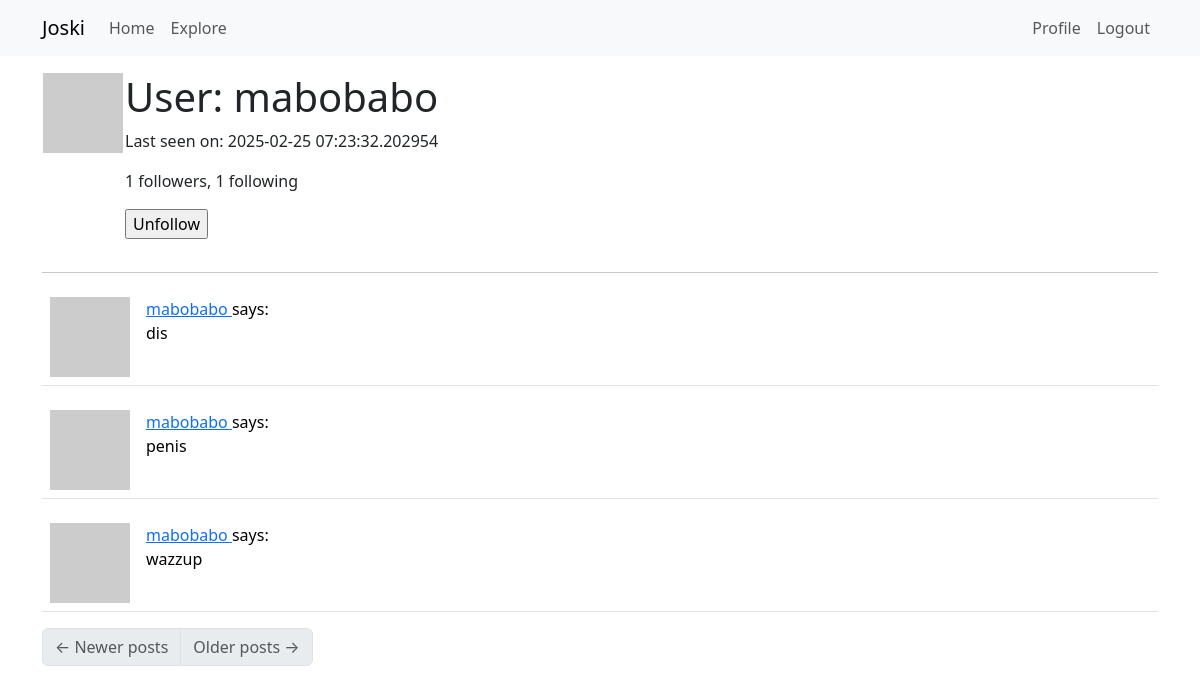
The app's page /user/mabobabo (signed in) with its own data.
### app/models.py (models this page shows, shortened)
class User(UserMixin, db.Model):
    id: saorm.Mapped[int] = saorm.mapped_column(primary_key=True)
    username: saorm.Mapped[str] = saorm.mapped_column(sa.String(64), index=True, unique=True)
    email: saorm.Mapped[str] = saorm.mapped_column(sa.String(120), index=True, unique=True)
    password_hash: saorm.Mapped[typing.Optional[str]] = saorm.mapped_column(sa.String(256))
    about_me: saorm.Mapped[typing.Optional[str]] = saorm.mapped_column(sa.String(140))
    last_seen: saorm.Mapped[typing.Optional[datetime]] = saorm.mapped_column(default=lambda: datetime.now(timezone.utc))
    posts: saorm.WriteOnlyMapped['Post'] = saorm.relationship(back_populates='author')
    following: saorm.WriteOnlyMapped['User'] = saorm.relationship(
        secondary=followers, primaryjoin=(followers.c.follower_id == id),
        secondaryjoin=(followers.c.followed_id == id),
        back_populates='followers')
    followers: saorm.WriteOnlyMapped['User'] = saorm.relationship(
        secondary=followers, primaryjoin=(followers.c.followed_id == id),
        secondaryjoin=(followers.c.follower_id == id),
        back_populates='following')
    def avatar(self, size):
        digest = md5(self.email.lower().encode('utf-8')).hexdigest()
        return f'https://www.gravatar.com/avatar/{digest}?d=identicon&s={size}'
    def is_following(self, user):
        query = self.following.select().where(User.id == user.id)
        return db.session.scalar(query) is not None
    def followers_count(self):
        query = sa.select(sa.func.count()).select_from(
            self.followers.select().subquery())
        return db.session.scalar(query)
    def following_count(self):
        query = sa.select(sa.func.count()).select_from(
            self.following.select().subquery())
        return db.session.scalar(query)

class Post(db.Model):
    id: saorm.Mapped[int] = saorm.mapped_column(primary_key=True)
    body: saorm.Mapped[str] = saorm.mapped_column(sa.String(140))
    timestamp: saorm.Mapped[datetime] = saorm.mapped_column(index=True, default=lambda: datetime.now(timezone.utc))
    user_id: saorm.Mapped[int] = saorm.mapped_column(sa.ForeignKey(User.id), index=True)
    author: saorm.Mapped[User] = saorm.relationship(back_populates='posts')

### app/routes/route.py (the view)
@bp.route('/user/<username>')
@login_required
def user(username):
    user = db.first_or_404(sa.select(User).where(User.username == username))
    page = request.args.get('page', 1, type=int)
    query = user.posts.select().order_by(Post.timestamp.desc())
    posts = db.paginate(query, page=page,
                        per_page=current_app.config['POSTS_PER_PAGE'],
                        error_out=False)
    next_url = url_for('routes.user', username=user.username, page=posts.next_num) \
        if posts.has_next else None
    prev_url = url_for('routes.user', username=user.username, page=posts.prev_num) \
        if posts.has_prev else None
    form = EmptyForm()
    return render_template('user.html', user=user, posts=posts,
                           next_url=next_url, prev_url=prev_url, form=form)

### app/forms.py
class EmptyForm(FlaskForm):
    submit = SubmitField('Submit')

### app/models.py (called while the page is built)
@login.user_loader
def load_user(id):
    return db.session.get(User, int(id))

### app/routes/route.py (called while the page is built)
@bp.before_request # means before view func
def before_request():
    if current_user.is_authenticated:
        current_user.last_seen = datetime.now(timezone.utc)
        db.session.commit()

### app/templates/user.html (shortened to what this page needs)
{% extends "base.html" %}
{% block content %}
    <table>
        <tr valign="top">
            <td><img src="{{ user.avatar(128) }}"></td>
            <td>
                <h1>User: {{ user.username }}</h1>
                {% if user.last_seen %} <p>Last seen on: {{ user.last_seen }} </p> {% endif %}
                <p>{{ user.followers_count() }} followers, {{ user.following_count() }} following</p>
                {% if user == current_user %}
                    <p><a href="{{ url_for('routes.edit_profile') }}">Edit your profile</a></p>
                {% else %}
                <p>
                    <form action="{{ url_for('routes.unfollow', username=user.username) }}" method="post">
                        {{ form.submit(value='Unfollow') }}
                    </form>
                </p>
                {% endif %}
            </td>
        </tr>
    </table>
    <hr>
    {% for post in posts %}
        {% include '_post.html' %}
    {% endfor %}
    <nav aria-label="Post navigation">
        <ul class="pagination">
            <li class="page-item{% if not prev_url %} disabled{% endif %}">
                <a class="page-link" href="{{ prev_url }}">
                    <span aria-hidden="true">&larr;</span> Newer posts
                </a>
            </li>
            <li class="page-item{% if not next_url %} disabled{% endif %}">
                <a class="page-link" href="{{ next_url }}">
                    Older posts <span aria-hidden="true">&rarr;</span>
                </a>
            </li>
        </ul>
    </nav>
{% endblock %}

### app/templates/_post.html
<table class="table table-hover">
    <tr>
        <td width="70px">
            <a href="{{ url_for('routes.user', username=post.author.username) }}">
                <img src="{{ post.author.avatar(70) }}" />
            </a>
        </td>
        <td>
            <a href="{{ url_for('routes.user', username=post.author.username) }}">
                {{ post.author.username }}
            </a>
            says:
            <br>
            {{ post.body }}
        </td>
    </tr>
</table>

### records on screen
User: username "mabobabo", last_seen "2025-02-25 07:23:32.202954"
Post: author.username "mabobabo", body "dis"
Post: author.username "mabobabo", body "penis"
Post: author.username "mabobabo", body "wazzup"

### other values on screen
{{ user.followers_count() }} "1"
{{ user.following_count() }} "1"
